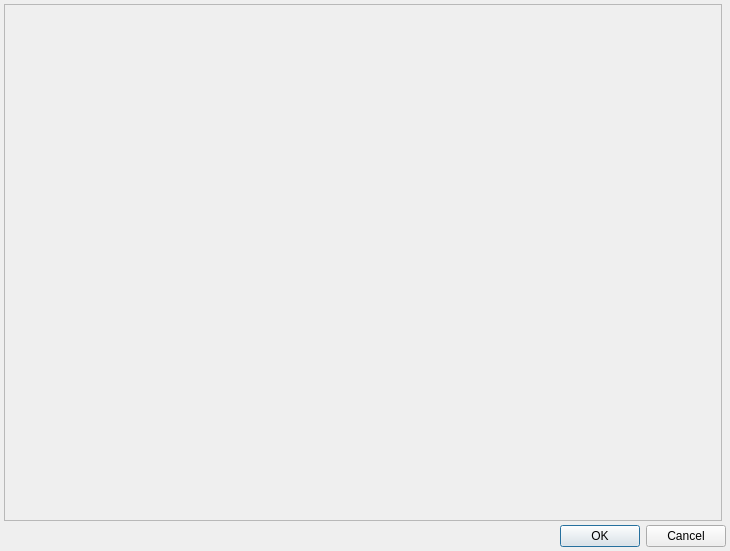
<?xml version="1.0" encoding="UTF-8"?>
<ui version="4.0">
 <class>TemperatureListDialog</class>
 <widget class="QDialog" name="TemperatureListDialog">
  <property name="geometry">
   <rect>
    <x>0</x>
    <y>0</y>
    <width>730</width>
    <height>551</height>
   </rect>
  </property>
  <property name="windowTitle">
   <string>Dialog</string>
  </property>
  <layout class="QGridLayout" name="gridLayout">
   <property name="margin">
    <number>4</number>
   </property>
   <property name="spacing">
    <number>4</number>
   </property>
   <item row="1" column="0" colspan="2">
    <widget class="QDialogButtonBox" name="buttonBox">
     <property name="orientation">
      <enum>Qt::Horizontal</enum>
     </property>
     <property name="standardButtons">
      <set>QDialogButtonBox::Cancel|QDialogButtonBox::Ok</set>
     </property>
    </widget>
   </item>
   <item row="0" column="0">
    <widget class="QScrollArea" name="scrollArea">
     <property name="widgetResizable">
      <bool>true</bool>
     </property>
     <widget class="QWidget" name="scrollAreaWidgetContents">
      <property name="geometry">
       <rect>
        <x>0</x>
        <y>0</y>
        <width>712</width>
        <height>504</height>
       </rect>
      </property>
      <layout class="QGridLayout" name="gridLayout_2">
       <property name="margin">
        <number>4</number>
       </property>
       <property name="spacing">
        <number>4</number>
       </property>
       <item row="0" column="0">
        <widget class="QWidget" name="widget1" native="true"/>
       </item>
       <item row="1" column="0">
        <widget class="QWidget" name="widget2" native="true"/>
       </item>
       <item row="2" column="0">
        <widget class="QWidget" name="widget3" native="true"/>
       </item>
       <item row="3" column="0">
        <widget class="QWidget" name="widget4" native="true"/>
       </item>
      </layout>
     </widget>
    </widget>
   </item>
  </layout>
 </widget>
 <resources/>
 <connections>
  <connection>
   <sender>buttonBox</sender>
   <signal>accepted()</signal>
   <receiver>TemperatureListDialog</receiver>
   <slot>accept()</slot>
   <hints>
    <hint type="sourcelabel">
     <x>248</x>
     <y>254</y>
    </hint>
    <hint type="destinationlabel">
     <x>157</x>
     <y>274</y>
    </hint>
   </hints>
  </connection>
  <connection>
   <sender>buttonBox</sender>
   <signal>rejected()</signal>
   <receiver>TemperatureListDialog</receiver>
   <slot>reject()</slot>
   <hints>
    <hint type="sourcelabel">
     <x>316</x>
     <y>260</y>
    </hint>
    <hint type="destinationlabel">
     <x>286</x>
     <y>274</y>
    </hint>
   </hints>
  </connection>
 </connections>
</ui>
